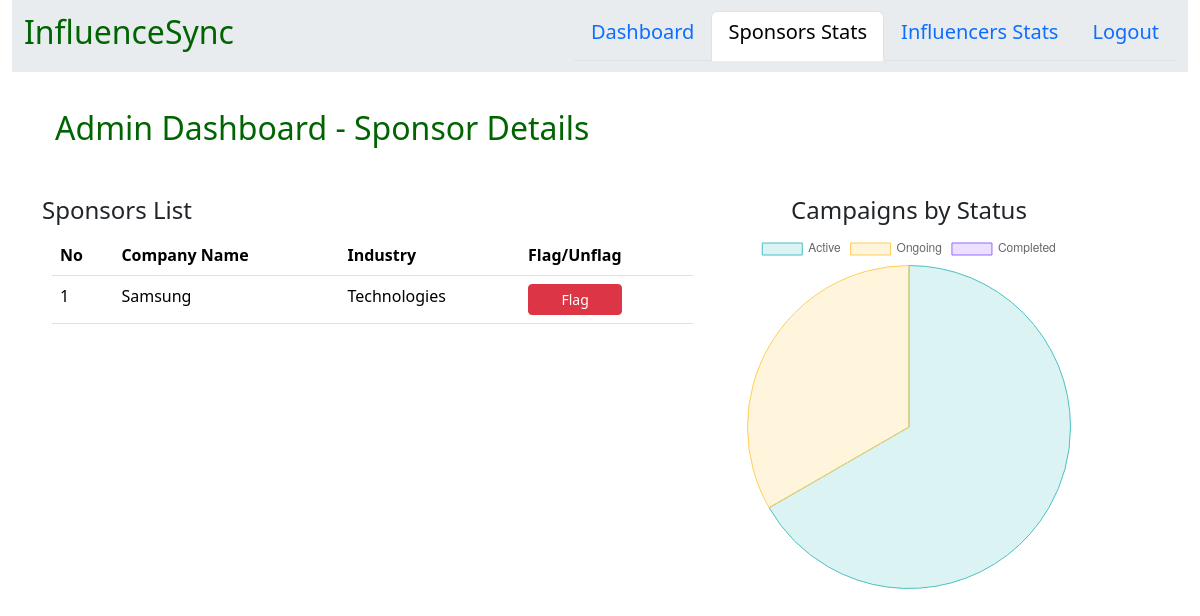
Page /admin_sponsors (signed in) on the earlier database version.
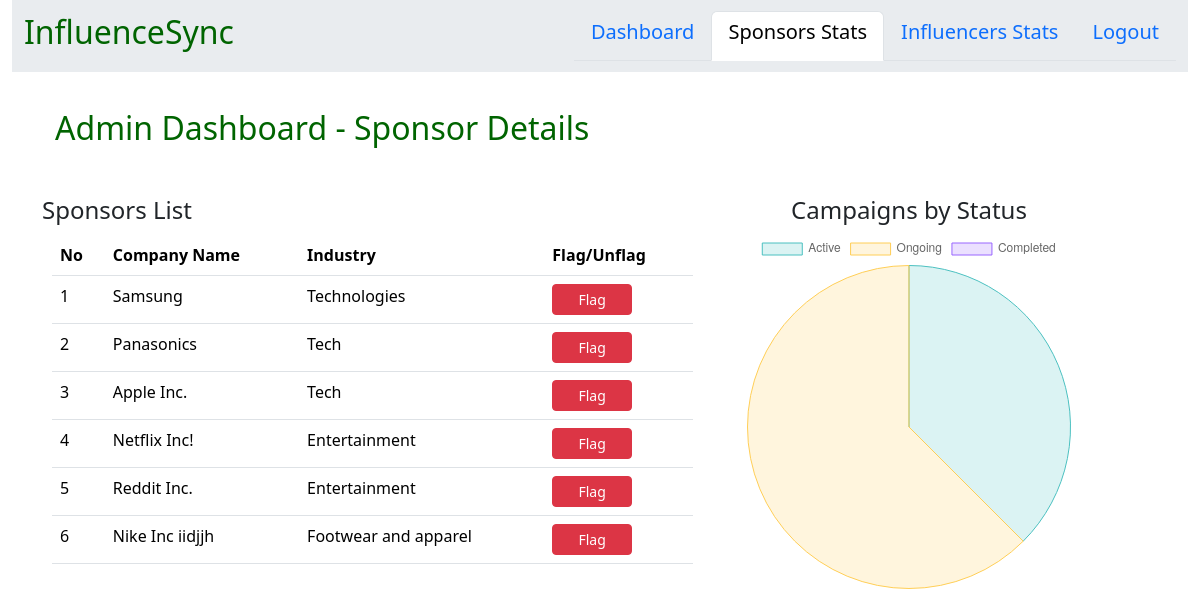
Same page on the later database version.
### models.py (models this page shows)
class Sponsor(db.Model):
    __tablename__ = 'sponsors'
    id = db.Column(db.Integer, primary_key=True)
    user_id = db.Column(db.Integer, db.ForeignKey('users.id'),unique=True, nullable=False)
    company_name = db.Column(db.String(200), nullable=False)
    industry = db.Column(db.String(100),nullable=False)
    user = db.relationship('User', backref=db.backref('sponsor', uselist=False))

### routes.py (the view)
@app.route('/admin_sponsors')
@login_required
def admin_sponsors():
    user = current_user
    if user.role == 'admin':
        sponsors = Sponsor.query.all()
        campaign_status_data = {
            'active': Campaign.query.filter_by(status='active').count(),
            'ongoing': Campaign.query.filter_by(status='ongoing').count(),
            'completed': Campaign.query.filter_by(status='completed').count()
        }
        return render_template('admin_sponsor.html', sponsors=sponsors, campaign_status_data=campaign_status_data)
    else:
        flash('Unauthorized access!', 'danger')
        return redirect(url_for('login'))

### routes.py (called while the page is built)
@login_manager.user_loader
def load_user(user_id):
    return User.query.get(int(user_id))

### templates/admin_sponsor.html (shortened to what this page needs)
{% extends "layouts.html" %}
{% block style %}
    <link rel="stylesheet" href="{{ url_for('static', filename='styles.css') }}">
{% endblock %}
{% block content %}
<div class="container-fluid">
    <nav class="navbar navbar-expand-lg bg-body-secondary">
        <div class="container-fluid">
            <a class="navbar-brand" href="#"><h2 style="color:darkgreen; text-align:center">InfluenceSync</h2></a>
            <ul class="nav nav-tabs justify-content-end">
                <li class="nav-item">
                    <a class="nav-link" aria-current="page" href="{{ url_for('admin_dash') }}"><h5>Dashboard</h5></a>
                </li>
                <li class="nav-item">
                    <a class="nav-link active" aria-current="page" href="{{ url_for('admin_sponsors') }}"><h5>Sponsors Stats</h5></a>
                </li>
                <li class="nav-item">
                    <a class="nav-link" aria-current="page" href="{{ url_for('admin_influencers') }}"><h5>Influencers Stats</h5></a>
                </li>
                <li class="nav-item">
                    <a class="nav-link" aria-current="page" href="{{ url_for('home') }}"><h5>Logout</h5></a>
                </li>
            </ul>
        </div>
    </nav>
    <br>
    <div class="container mt-2">
        <h2 class="headings" style="color:darkgreen;">Admin Dashboard - Sponsor Details</h3><br>
        <div class="row my-3">
            <div class="col-md-7">
                <h4>Sponsors List</h4>
                <table class="table table-hover">
                    <thead>
                        <tr>
                            <th>No</th>
                            <th>Company Name</th>
                            <th>Industry</th>
                            <th>Flag/Unflag</th>
                        </tr>
                    </thead>
                    <tbody>
                        {% for sponsor in sponsors %}
                        <tr>
                            <td>{{ loop.index }}</td>
                            <td>{{ sponsor.company_name }}</td>
                            <td>{{ sponsor.industry }}</td>
                            <td>
                                <form action="{{ url_for('toggle_flag_sponsor', sponsor_id=sponsor.id) }}" method="POST">
                                    <button type="submit" class="btn {% if sponsor.user.flagged %}btn-success{% else %}btn-danger{% endif %} btn-sm">
                                        {% if sponsor.user.flagged %}
                                            Unflag
                                        {% else %}
                                            Flag
                                        {% endif %}
                                    </button>
                                </form>
                            </td>
                        </tr>
                        {% endfor %}
                    </tbody>
                </table>
            </div>
            <div class="col-md-4 mx-4">
                <h4 style="text-align: center;">Campaigns by Status</h4>
                <canvas id="campaignStatusChart"></canvas>
            </div>
        </div>
    </div>
</div>
{% endblock %}
{% block script %}
    <script>
        // Campaign Status Pie Chart
        const ctx = document.getElementById('campaignStatusChart').getContext('2d');
        const campaignStatusChart = new Chart(ctx, {
            type: 'pie',
            data: {
                labels: ['Active', 'Ongoing', 'Completed'],
                datasets: [{
                    data: [{{ campaign_status_data['active'] }}, {{ campaign_status_data['ongoing'] }}, {{ campaign_status_data['completed'] }}],
                    backgroundColor: ['rgba(75, 192, 192, 0.2)', 'rgba(255, 206, 86, 0.2)', 'rgba(153, 102, 255, 0.2)'],
                    borderColor: ['rgba(75, 192, 192, 1)', 'rgba(255, 206, 86, 1)', 'rgba(153, 102, 255, 1)'],
                    borderWidth: 1
                }]
            }
        });
    </script>
{% endblock %}

Differences in the rows shown:
added Sponsor: company_name "Panasonics", industry "Tech"
added Sponsor: company_name "Apple Inc.", industry "Tech"
added Sponsor: company_name "Netflix Inc!", industry "Entertainment"
added Sponsor: company_name "Reddit Inc.", industry "Entertainment"
added Sponsor: company_name "Nike Inc iidjjh", industry "Footwear and apparel"
Other differences:
chart data {{ campaign_status_data['active'] }}: 2 → 3
chart data {{ campaign_status_data['ongoing'] }}: 1 → 5
